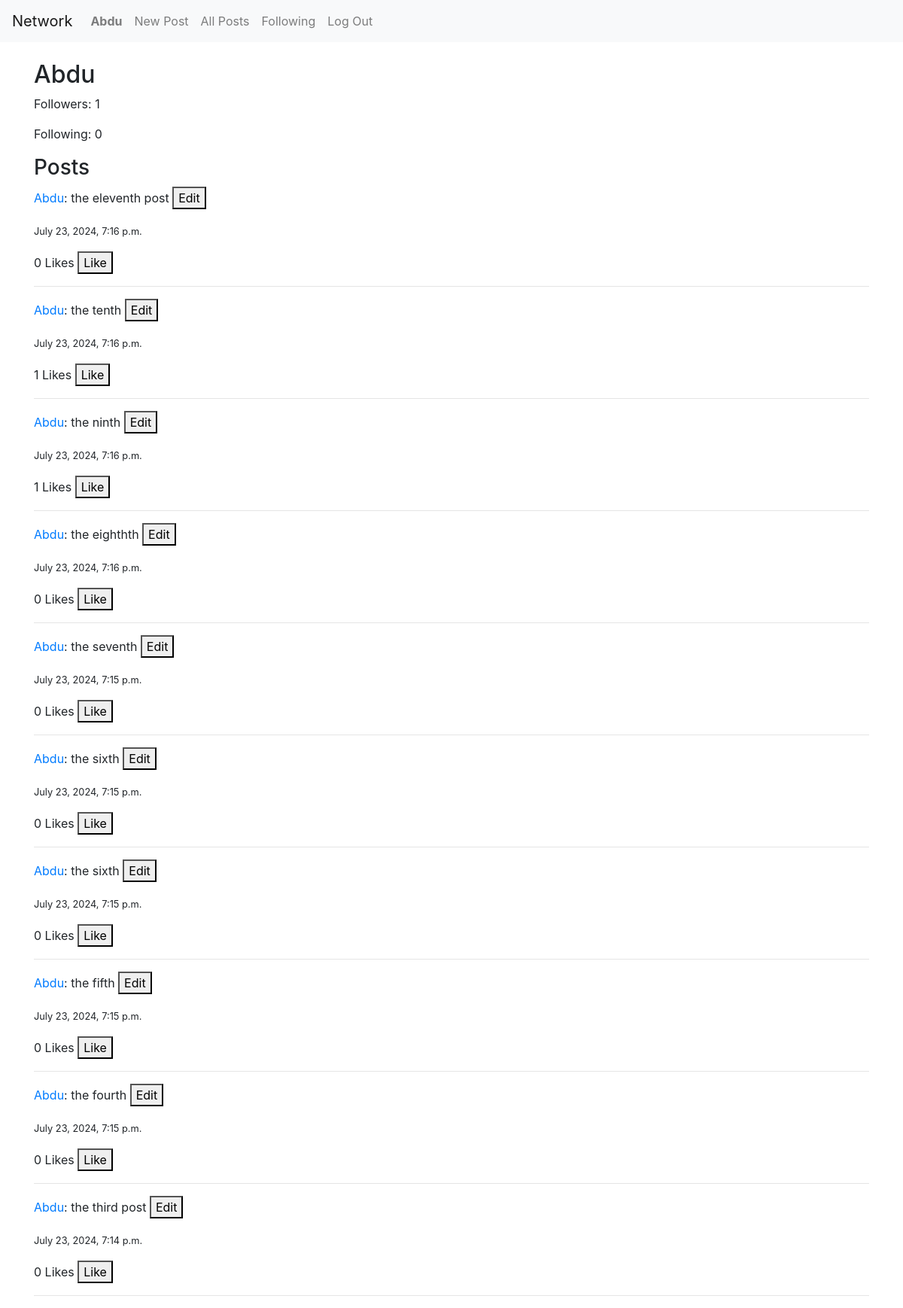
/profile/2 (signed in), run on the app's committed database.
### network/models.py (models this page shows, shortened)
class User(AbstractUser):
    followers = models.ManyToManyField('self', symmetrical=False, related_name='following', blank=True)

class Post(models.Model):
    user = models.ForeignKey(User, on_delete=models.CASCADE, related_name="posts")
    content = models.TextField()
    timestamp = models.DateTimeField(auto_now_add=True)
    likes = models.ManyToManyField(User, related_name="liked_posts", blank=True)

### network/views.py (the view)
# urls.py: path("profile/<int:user_id>", views.profile, name="profile"),
@login_required
def profile(request, user_id):
    profile_user = get_object_or_404(User, pk=user_id)
    posts = profile_user.posts.all().order_by("-timestamp")
    paginator = Paginator(posts, 10)
    page_number = request.GET.get('page')
    page_obj = paginator.get_page(page_number)
    return render(request, "network/profile.html", {
        "profile_user": profile_user,
        "page_obj": page_obj
    })

### network/templates/network/profile.html (shortened to what this page needs)
{% extends "network/layout.html" %}
{% block body %}
<h2>{{ profile_user.username }}</h2>
<p>Followers: {{ profile_user.followers.count }}</p>
<p>Following: {{ profile_user.following.count }}</p>
<h3>Posts</h3>
{% include "network/posts.html" with posts=page_obj %}
{% endblock %}

### network/templates/network/layout.html (shortened to what this page needs)
{% load static %}
<!DOCTYPE html>
<html lang="en">
<head>
    <link rel="stylesheet" href="https://stackpath.bootstrapcdn.com/bootstrap/4.4.1/css/bootstrap.min.css">
    <link href="{% static 'network/styles.css' %}" rel="stylesheet">
</head>
<body>
    <nav class="navbar navbar-expand-lg navbar-light bg-light">
        <a class="navbar-brand" href="{% url 'index' %}">Network</a>
        <div>
            <ul class="navbar-nav mr-auto">
                {% if user.is_authenticated %}
                    <li class="nav-item">
                        <a class="nav-link" href="{% url 'profile' user.id %}"><strong>{{ user.username }}</strong></a>
                    </li>
                {% endif %}
                <li class="nav-item">
                    <a class="nav-link" href="{% url 'index' %}">New Post</a>
                </li>
                <li class="nav-item">
                    <a class="nav-link" href="{% url 'all_posts' %}">All Posts</a>
                </li>
                {% if user.is_authenticated %}
                    <li class="nav-item">
                        <a class="nav-link" href="{% url 'following' %}">Following</a>
                    </li>
                    <li class="nav-item">
                        <a class="nav-link" href="{% url 'logout' %}">Log Out</a>
                    </li>
                {% endif %}
            </ul>
        </div>
    </nav>
    <div class="container mt-4">
        {% block body %}
        {% endblock %}
    </div>
</body>
</html>

### network/templates/network/posts.html
{% for post in posts %}
<div class="post" id="post-{{ post.id }}">
    <p>
        <a href="{% url 'profile' post.user.id %}">{{ post.user.username }}</a>:
        <span class="post-content">{{ post.content }}</span>
        {% if user == post.user %}
            <button class="edit-button" data-post-id="{{ post.id }}">Edit</button>
        {% endif %}
    </p>
    <p><small>{{ post.timestamp }}</small></p>
    <p>
        <span id="likes-count-{{ post.id }}">{{ post.likes.count }}</span> Likes
        {% if user.is_authenticated %}
            <button class="like-button" data-post-id="{{ post.id }}">
                {% if user in post.likes.all %}
                    Unlike
                {% else %}
                    Like
                {% endif %}
            </button>
        {% endif %}
    </p>
    <hr>
</div>
{% endfor %}

### data on the page
User: username "Abdu", followers.count "1", following.count "0"
Post: user.username "Abdu", content "the eleventh post", timestamp "July 23, 2024, 7:16 p.m.", likes.count "0", shows "Like"
Post: user.username "Abdu", content "the tenth", timestamp "July 23, 2024, 7:16 p.m.", likes.count "1", shows "Like"
Post: user.username "Abdu", content "the ninth", timestamp "July 23, 2024, 7:16 p.m.", likes.count "1", shows "Like"
Post: user.username "Abdu", content "the eighthth", timestamp "July 23, 2024, 7:16 p.m.", likes.count "0", shows "Like"
Post: user.username "Abdu", content "the seventh", timestamp "July 23, 2024, 7:15 p.m.", likes.count "0", shows "Like"
Post: user.username "Abdu", content "the sixth", timestamp "July 23, 2024, 7:15 p.m.", likes.count "0", shows "Like"
Post: user.username "Abdu", content "the sixth", timestamp "July 23, 2024, 7:15 p.m.", likes.count "0", shows "Like"
Post: user.username "Abdu", content "the fifth", timestamp "July 23, 2024, 7:15 p.m.", likes.count "0", shows "Like"
Post: user.username "Abdu", content "the fourth", timestamp "July 23, 2024, 7:15 p.m.", likes.count "0", shows "Like"
Post: user.username "Abdu", content "the third post", timestamp "July 23, 2024, 7:14 p.m.", likes.count "0", shows "Like"
